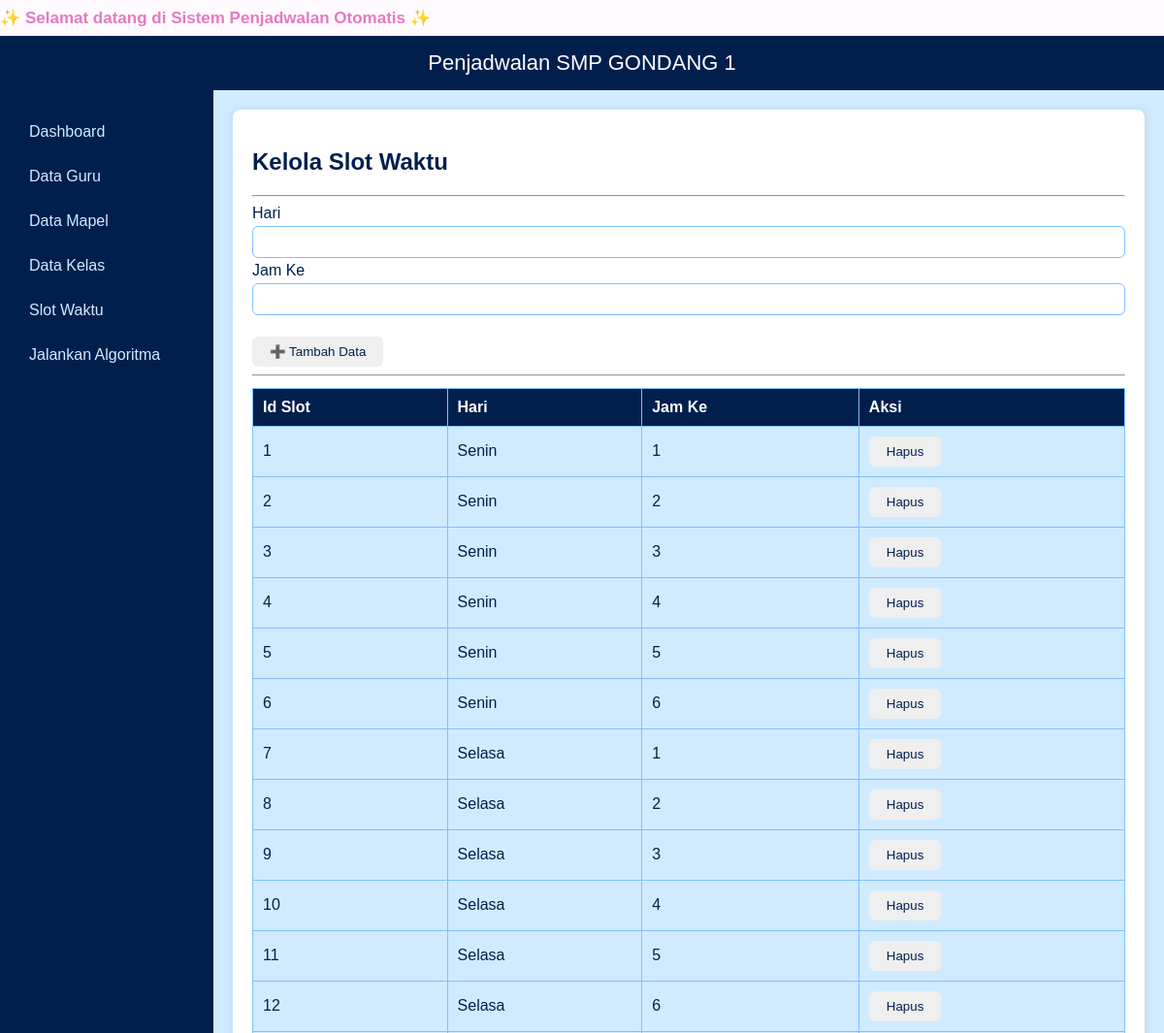
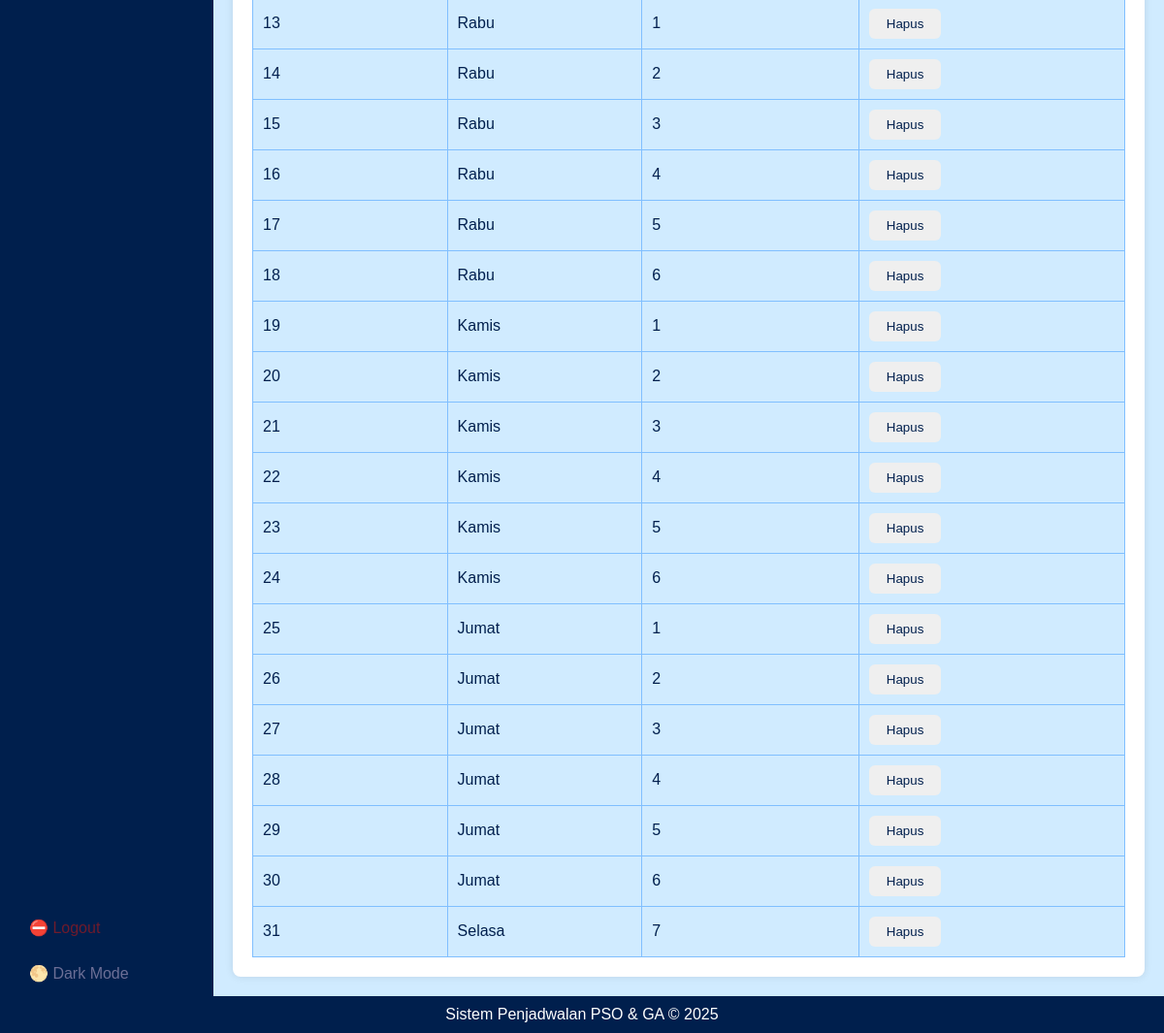
/data/slot_waktu, run on the app's committed database (2 pictures, top to bottom).
### tables this page shows
CREATE TABLE slot_waktu (
    id_slot INTEGER PRIMARY KEY,
    hari TEXT,
    jam_ke INTEGER
);

### app.py (the view)
@app.route('/data/<table>', methods=['GET','POST'])
def data(table):
    df = load_df(table)
    pk = get_primary_key(table)
    if request.method == 'POST':
        form = dict(request.form)
        cols = ','.join(form.keys())
        qs = ','.join('?' for _ in form)
        run_query(f"INSERT INTO {table} ({cols}) VALUES ({qs})", tuple(form.values()))
        return redirect(url_for('data', table=table))
    return render_template('data_table.html',
        table=table,
        data=df.to_dict(orient='records'),
        cols=df.columns,
        pk=pk
    )

### app.py (called while the page is built)
def load_df(table):
    conn = sqlite3.connect(DB)
    df = pd.read_sql_query(f"SELECT * FROM {table}", conn)
    conn.close()
    return df

def get_primary_key(table):
    conn = sqlite3.connect(DB)
    cur = conn.cursor()
    cur.execute(f"PRAGMA table_info({table})")
    cols = cur.fetchall()
    conn.close()
    for c in cols:
        if c[5] == 1:
            return c[1]
    return cols[0][1]

### templates/data_table.html (shortened to what this page needs)
{% extends 'base.html' %}
{% block content %}
<h2>
{% if table == 'guru' %}
    Kelola Data Guru
{% elif table == 'mapel' %}
    Kelola Data Mapel
{% elif table == 'kelas' %}
    Kelola Data Kelas
{% elif table == 'slot waktu' %}
    Kelola Data Slot waktu
{% else %}
    Kelola {{ table.replace("_", " ").title() }}
{% endif %}
</h2>
<hr>
<form method="POST">
  {% for col in cols %}
      {% if loop.index0 > 0 %}
        <label>{{ col.replace("_", " ").title() }}</label>
        <input type="text" name="{{ col }}" required>
        <br>
      {% endif %}
  {% endfor %}
  <br>
  <button type="submit">➕ Tambah Data</button>
</form>
<hr>
<table border="1" cellpadding="6" width="100%">
  <thead>
    <tr>
      {% for c in cols %}
        <th>{{ c.replace("_", " ").title() }}</th>
      {% endfor %}
      <th>Aksi</th>
    </tr>
  </thead>
  <tbody>
    {% if data %}
      {% for row in data %}
        <tr>
          {% for c in cols %}
            <td>{{ row[c] }}</td>
          {% endfor %}
          <td>
            <form action="{{ url_for('delete_row', table=table, row_id=row[pk]) }}" method="post" onsubmit="return confirm('Yakin mau hapus data ini?')">
                <button type="submit">Hapus</button>
            </form>
          </td>
        </tr>
      {% endfor %}
    {% else %}
      <tr><td colspan="{{ cols|length + 1 }}" style="text-align:center;">Tidak ada data</td></tr>
    {% endif %}
  </tbody>
</table>
{% endblock %}

### static/custom.css (style rules this page uses)
body { font-family: Arial, sans-serif; margin: 0; padding: 0; background-color: #d0ebff; color: #fff; }
table { width: 100%; border-collapse: collapse; margin-top: 12px; }
table, th, td { border: 1px solid #80bfff; }
th { background-color: #001f4d; color: #fff; padding: 10px; text-align: left; }
td { padding: 10px; text-align: left; background-color: #d0ebff; color: #001f4d; }
input, select { padding: 8px 10px; margin: 4px 0; border-radius: 6px; border: 1px solid #80bfff; width: 100%; box-sizing: border-box; }
button { padding: 8px 18px; color: #001f4d; border: none; border-radius: 6px; cursor: pointer; }

### data on the page
slot_waktu: id_slot "1" "Senin" "1"
slot_waktu: id_slot "2" "Senin" "2"
slot_waktu: id_slot "3" "Senin" "3"
slot_waktu: id_slot "4" "Senin" "4"
slot_waktu: id_slot "5" "Senin" "5"
slot_waktu: id_slot "6" "Senin" "6"
slot_waktu: id_slot "7" "Selasa" "1"
slot_waktu: id_slot "8" "Selasa" "2"
slot_waktu: id_slot "9" "Selasa" "3"
slot_waktu: id_slot "10" "Selasa" "4"
slot_waktu: id_slot "11" "Selasa" "5"
slot_waktu: id_slot "12" "Selasa" "6"
slot_waktu: id_slot "13" "Rabu" "1"
slot_waktu: id_slot "14" "Rabu" "2"
slot_waktu: id_slot "15" "Rabu" "3"
slot_waktu: id_slot "16" "Rabu" "4"
slot_waktu: id_slot "17" "Rabu" "5"
slot_waktu: id_slot "18" "Rabu" "6"
slot_waktu: id_slot "19" "Kamis" "1"
slot_waktu: id_slot "20" "Kamis" "2"
slot_waktu: id_slot "21" "Kamis" "3"
slot_waktu: id_slot "22" "Kamis" "4"
slot_waktu: id_slot "23" "Kamis" "5"
slot_waktu: id_slot "24" "Kamis" "6"
slot_waktu: id_slot "25" "Jumat" "1"
slot_waktu: id_slot "26" "Jumat" "2"
slot_waktu: id_slot "27" "Jumat" "3"
slot_waktu: id_slot "28" "Jumat" "4"
slot_waktu: id_slot "29" "Jumat" "5"
slot_waktu: id_slot "30" "Jumat" "6"
slot_waktu: id_slot "31" "Selasa" "7"

### other printed values
{{ table.replace("_", " ").title() }} "Slot Waktu"
{{ col.replace("_", " ").title() }} "Hari" "Jam Ke"
{{ c.replace("_", " ").title() }} "Id Slot" "Hari" "Jam Ke"
